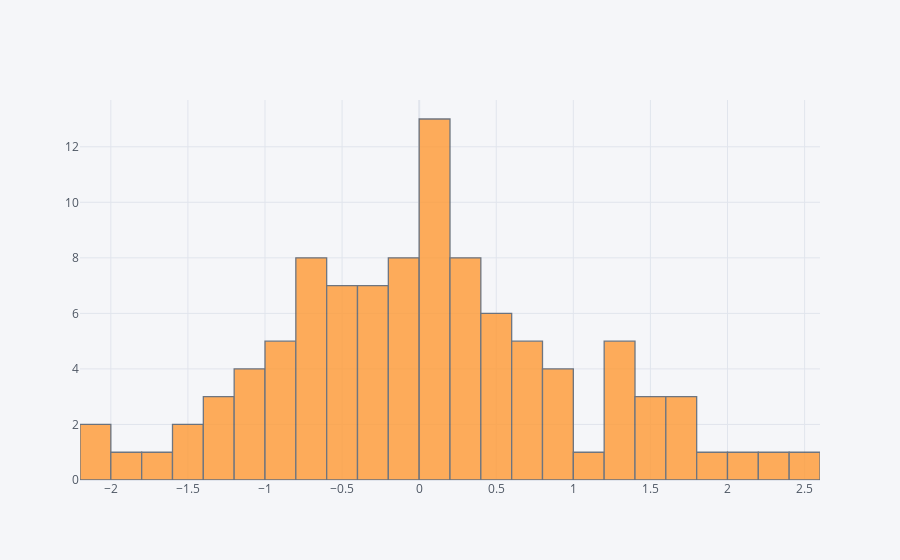

Write notebook code for a chart like this one.
### Markdown cell above
## histogram

### Code cell
df['A'].iplot(kind='hist',bins=25)

### Figure 1 — Plotly figure (JSON) as saved in the notebook; plotly's stock layout.template omitted (floating-point values rounded to 4 significant figures)
{"data": [{"histfunc": "count", "histnorm": "", "marker": {"color": "rgba(255, 153, 51, 1.0)", "line": {"color": "#4D5663", "width": 1.3}}, "name": "A", "nbinsx": 25, "opacity": 0.8, "orientation": "v", "type": "histogram", "x": [0.6609, -0.6284, 0.5958, -0.2524, -0.4991, 1.517, 1.586, -2.004, 0.1515, 0.2589, -0.8056, 0.8312, 0.1304, -1.04, 0.6531, -0.6506, -0.186, 0.6055, -0.2812, -0.1391, 0.8446, -0.6858, -0.6531, -1.673, 2.21, 0.3405, -0.6792, 0.6266, 0.4365, 0.2222, -0.05514, -0.5479, -0.2726, 0.1362, 2.011, -1.13, -1.931, -0.8695, 0.2423, 0.5277, -0.3994, -0.3028, -0.3621, -0.6372, -0.5694, 1.461, -0.4995, 0.2993, 1.204, -0.9794, 0.01808, -1.104, -0.1882, 2.535, -1.429, 0.1362, 0.9006, -0.5299, -1.214, 1.86, 0.3695, 1.296, 0.1395, 1.719, 1.211, 0.03911, 0.2546, 0.02369, 0.8542, 0.4593, 1.003, -0.2873, -0.9385, -0.4066, -2.158, -1.053, -1.21, -0.8228, 0.1436, 0.08213, 0.5047, -0.1288, 1.693, -0.6471, -0.6857, -1.445, 0.05111, -0.08978, 1.245, -0.1091, 0.4158, 0.03436, 1.737, 1.288, -0.5446, -0.01179, -1.343, 0.3409, 0.7272, 0.1142]}], "layout": {"barmode": "overlay", "legend": {"bgcolor": "#F5F6F9", "font": {"color": "#4D5663"}}, "paper_bgcolor": "#F5F6F9", "plot_bgcolor": "#F5F6F9", "title": {"font": {"color": "#4D5663"}}, "xaxis": {"gridcolor": "#E1E5ED", "showgrid": true, "tickfont": {"color": "#4D5663"}, "title": {"font": {"color": "#4D5663"}, "text": ""}, "zerolinecolor": "#E1E5ED"}, "yaxis": {"gridcolor": "#E1E5ED", "showgrid": true, "tickfont": {"color": "#4D5663"}, "title": {"font": {"color": "#4D5663"}, "text": ""}, "zerolinecolor": "#E1E5ED"}}}
